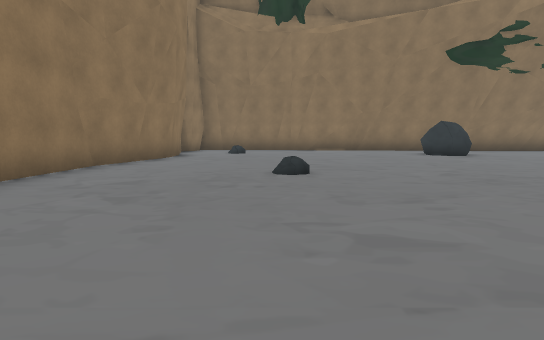
view 1 (above)

21 first-person views from a walk through a Unity game level. The camera is 1.2 m above the floor, tilts 6° down and sees 80° across. The floor is counted in squares, 2 m on a side. Each view is taken from the middle of a square. On the plan, view 1 faces up. The plan holds only what a view shows up to about 10 squares ahead; the rest is blank. The place goes on beyond the plan. The player character is not drawn. Some surface patterns are stand-ins.

view 2
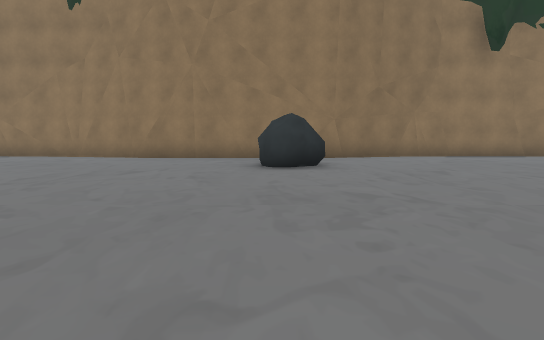

view 3
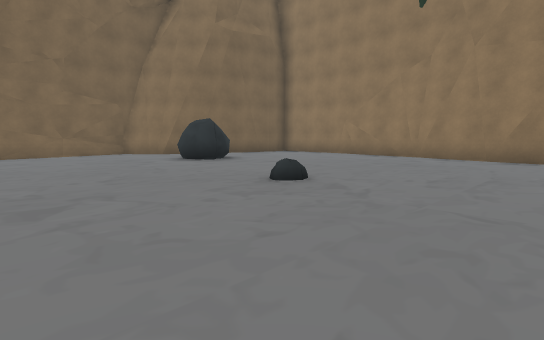

view 4
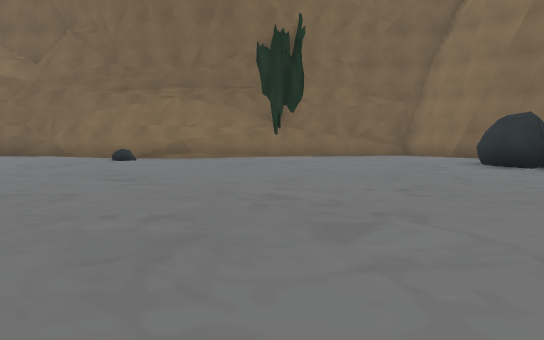

view 5
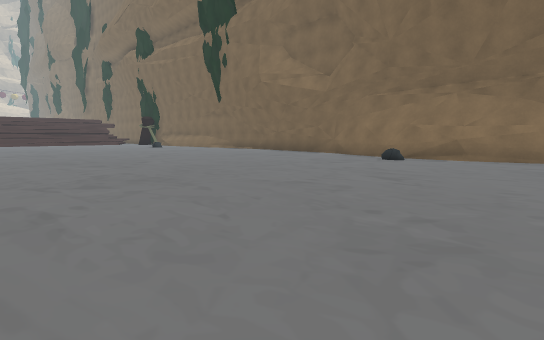

view 6
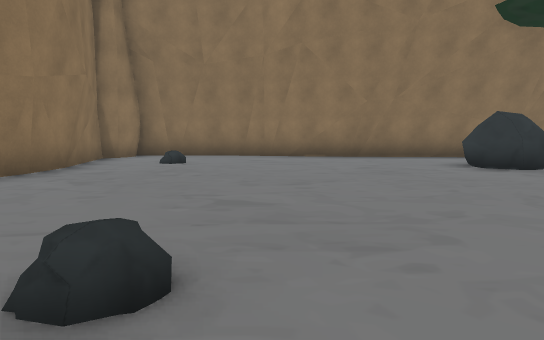

view 7
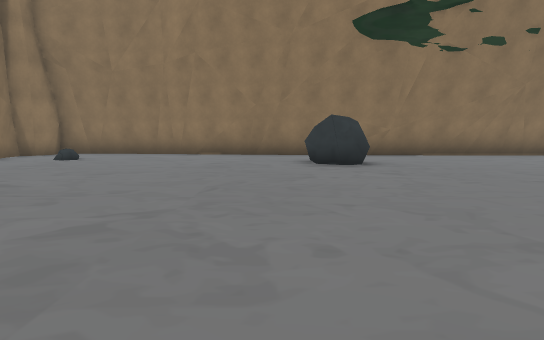

view 8
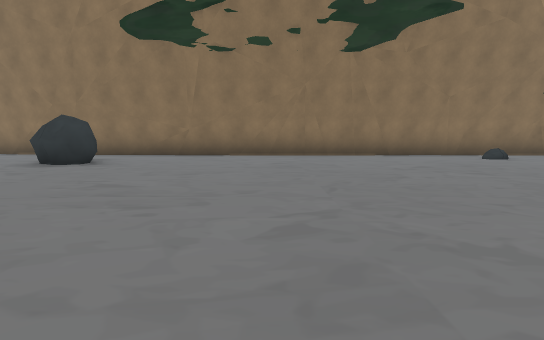

view 9
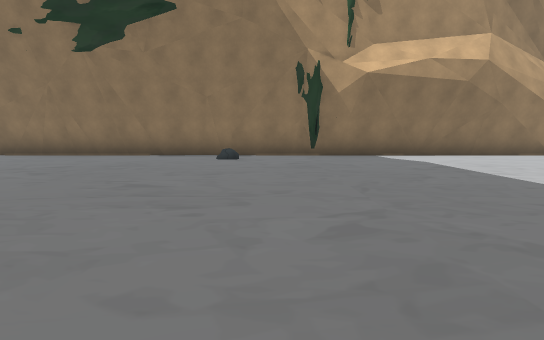

view 10
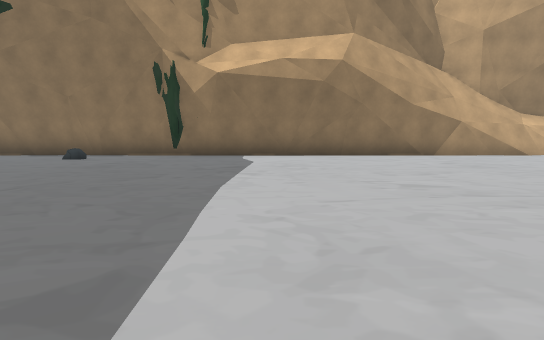

view 11
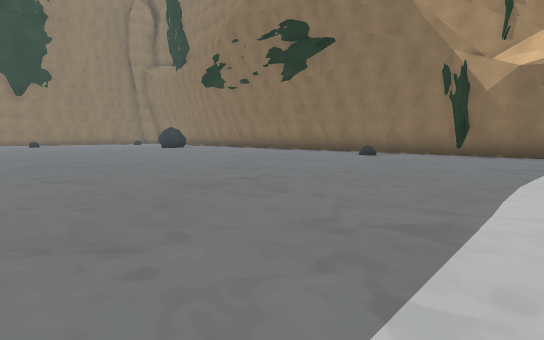

view 12
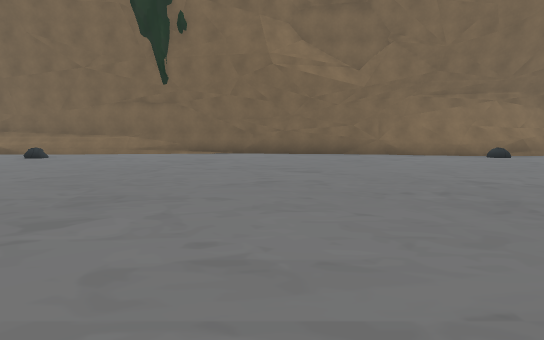

view 13
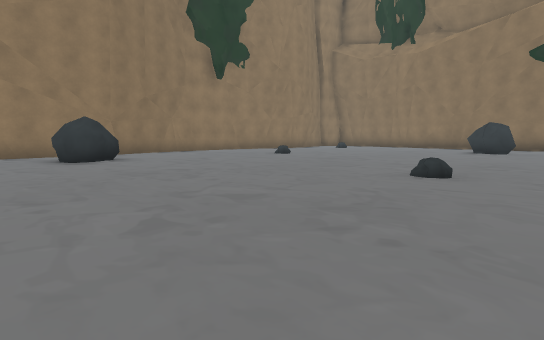

view 14
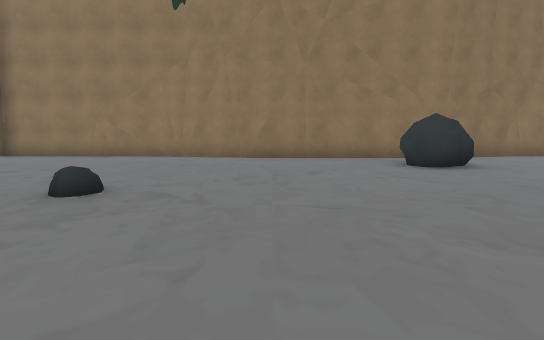

view 15
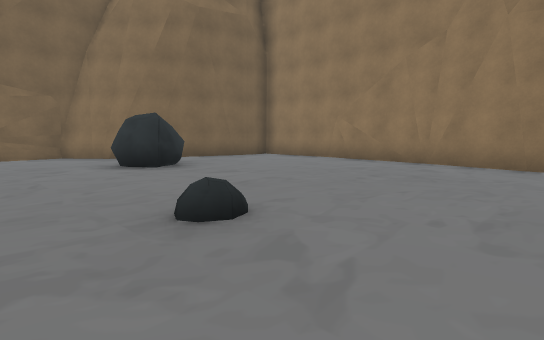

view 16
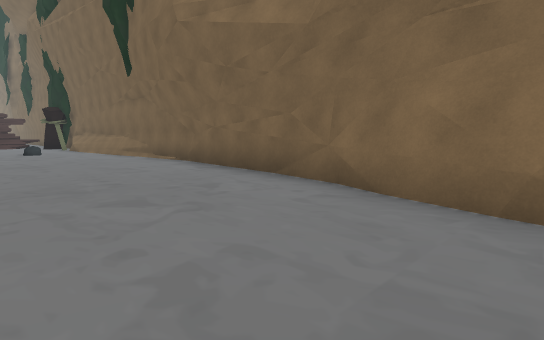

view 17
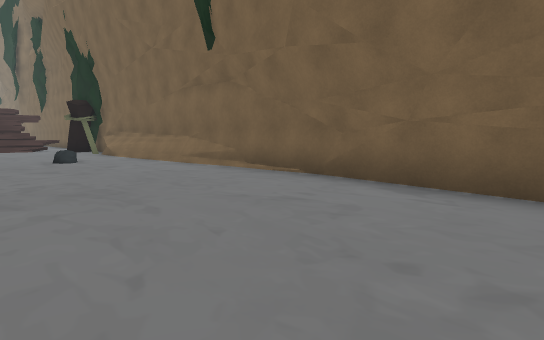

view 18
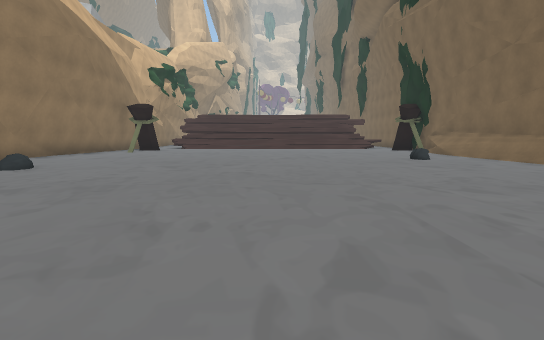

view 19
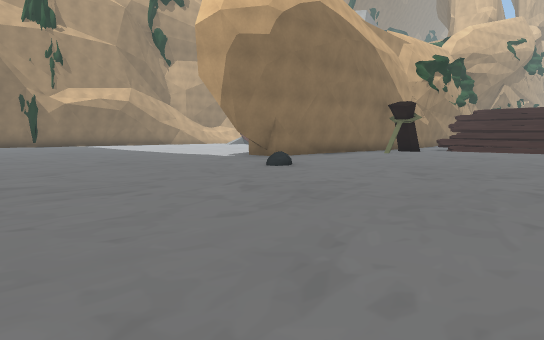

view 20
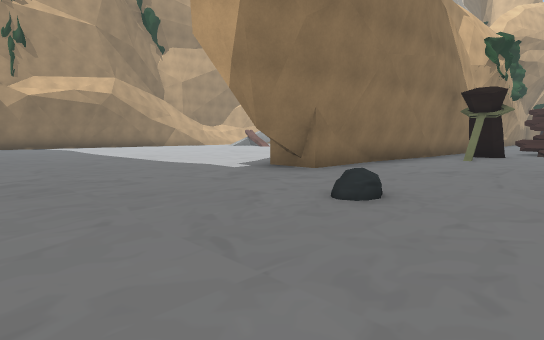

view 21
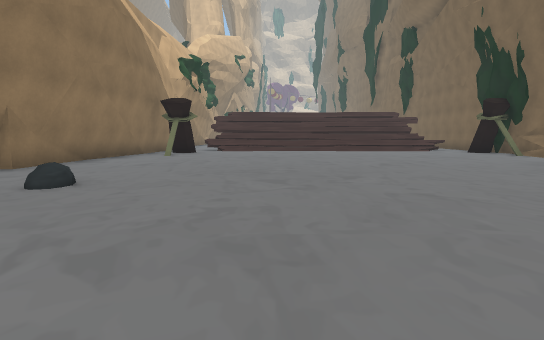

### Floor plan
Points are (right, up) in squares from view 1. A wall is a line through its corners. A room is listed if a view was taken in it or the views show most of it. See-through windows are left out.
Room 1 (views 1, 2, 3, 4, 5, 6, 7, 8, 9, 10, 11, 12, 13, 14, 15, 16, 17, 18, 19, 20, 21)
walls: (22.4, -1.3) (20.7, -0.8); (23.9, -1.3) (21.8, -1.3) (21.8, -0.1); (11.5, 12.5) (10.9, 12.5); (12.6, 12.8) (11.4, 12.6); (13.9, 12.8) (3.8, 12.8); (9.9, -12.8) (12.6, -13.6); (15, 13) (13.1, 12.8); (10.9, -13.3) (11.5, -13.4); (12.1, -13.5) (17.1, -14.1); (7.7, 12.8) (0.7, 13.4); (11.6, -13.5) (12.4, -13.7); (8.3, -13.1) (11.2, -13.4); (18.6, 12.8) (15.6, 12.8); (19.2, 12.6) (14.9, 13.1); (26.5, -1.8) (22.1, -1.3); (16.6, -14.1) (24.1, -14.1); (-2.8, 1) (-2.8, -4.5); (5.3, -13.7) (8.3, -12.8) (10.8, -13.1); (-2.8, -4.2) (-3.4, -6.6); (3.9, 13.1) (3.3, 13.1); (-2.9, -4) (-2.9, -4.7); (18.8, -14.1) (24.6, -13.6); (-3.5, 2.9) (-2.8, 0.7); (-3.6, 4.3) (-3.4, 2.6); (2.6, 13.2) (0.9, 13.6); (22.5, 12.7) (19, 12.6); (-3.4, -6.4) (-3.7, -9.4); (2.9, -14.1) (3.9, -14.1); (-3.6, 6.4) (-3.6, 3.2); (0.4, 12.8) (-0.5, 12.8); (-2.8, 9) (-3.6, 6.1); (0.1, -12.7) (0.8, -13) (1.9, -14.2) (8.4, -13.2); (-2.8, 9.2) (-2.9, 8.6); (0.9, 13.7) (0.1, 13.8); (-3.7, -9.2) (-3.7, -12.1); (-2.9, 10.5) (-2.9, 9.1); (-0.3, 13.8) (-3.2, 13.9); (25.5, 12.8) (18.9, 12.8); (-2.3, -12.1) (-0.5, -12.4); (25.8, 12.8) (24.5, 12.8); (-3.3, 11.4) (-2.8, 10.1); (-1.5, 13.7) (-2.8, 13.7) (-3.2, 12.7) (-3.5, 12.6) (-2.9, 10.2); (26.5, 13) (25.4, 12.8); (25.6, -14.1) (26.1, -14.1)
low walls: (13.5, 13) (12.5, 13); (8.7, -12.8) (10.3, -12.9); (8.1, -12.8) (9.4, -12.7); (5.8, 13.2) (3.4, 13.4); (3.8, 13.2) (3.2, 13.2); (3.3, 13.3) (1.6, 13.5); (25.1, -13.6) (26, -13.9)
objects: rock (-1, -1) to (0, 0); rock (-1, 11); rock (0, 5); rock (1, -11) to (1, -10); rock (3, -6); rock (5, 10) to (6, 10); rock (6, 2); rock (10, -12); rock (16, 11); rock (20, -3); rock (22, -12)

Positions as (right, up) in squares from view 1, and headings:
1: (0, 0), facing up
2: (6, -1), facing left
3: (6, -3), facing down-left
4: (6, -4), facing down
5: (6, -4), facing down-right
6: (1, 4), facing up
7: (4, 3), facing up
8: (10, 3), facing up
9: (17, 3), facing up
10: (21, 3), facing up
11: (21, 2), facing up-left
12: (16, -3), facing down
13: (8, -3), facing up-left
14: (6, -4), facing left
15: (4, -4), facing down-left
16: (10, -10), facing down-right
17: (14, -10), facing down-right
18: (14, -8), facing right
19: (15, -8), facing up-right
20: (17, -5), facing up-right
21: (16, -6), facing right
